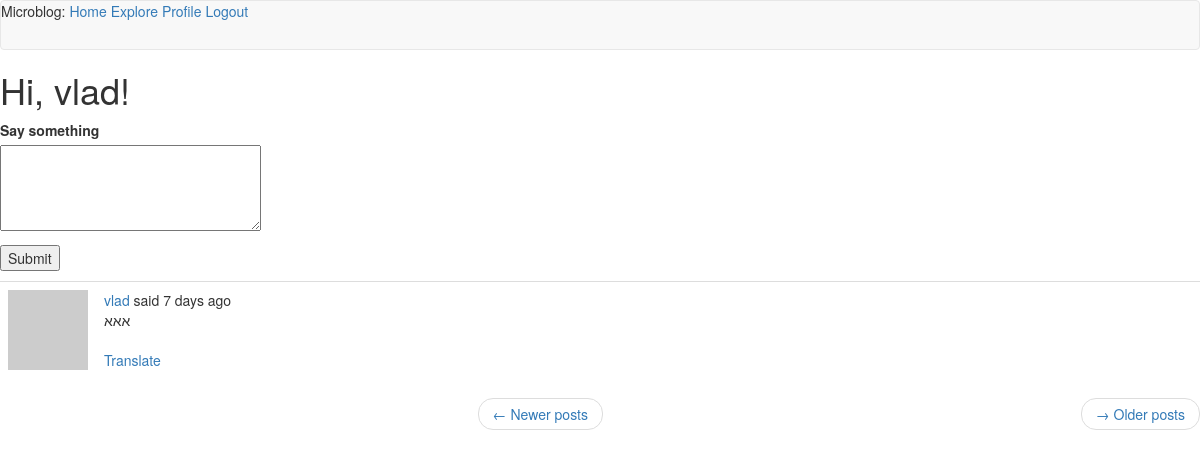
Before: /index (signed in) with the older database file.
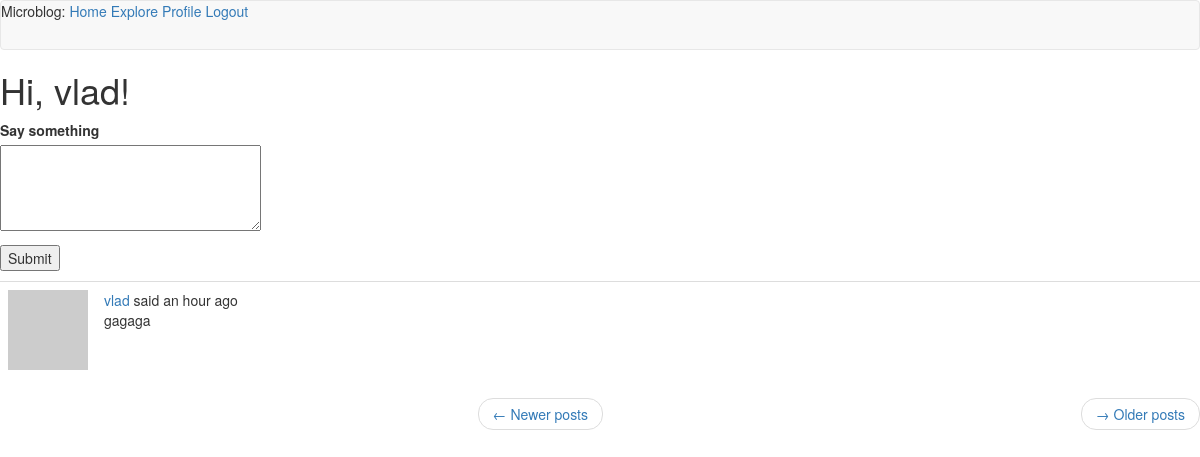
After: the same page with the newer database file.
### app/models.py (models this page shows, shortened)
class Post(db.Model):
    id = db.Column(db.Integer, primary_key=True)
    body = db.Column(db.String(140))
    timestamp = db.Column(db.DateTime, index=True, default=datetime.utcnow)
    user_id = db.Column(db.Integer, db.ForeignKey('user.id'))
    language = db.Column(db.String(5))

### app/auth/routes.py (the view, shortened to what this page needs)
@app.route('/', methods=['GET', 'POST'])
@app.route('/index', methods=['GET', 'POST'])
@login_required
def index():
    form = PostForm()
    page = request.args.get('page', 1, type=int)
    posts = current_user.followed_posts().paginate(
        page=page, per_page=app.config['POSTS_PER_PAGE'], error_out=False)
    next_url = url_for('index', page=posts.next_num) \
        if posts.has_next else None
    prev_url = url_for('index', page=posts.prev_num) \
        if posts.has_prev else None
    return render_template('index.html', title='Home Page', form=form, posts=posts.items,
                           next_url=next_url, prev_url=prev_url)

### app/auth/forms.py
class PostForm(FlaskForm):
    post = TextAreaField('Say something', validators=[
        DataRequired(), Length(min=1, max=140)])
    submit = SubmitField('Submit')

### app/auth/routes.py (called while the page is built)
@app.before_request
def before_request():
    if current_user.is_authenticated:
        current_user.last_seen = datetime.utcnow()
        db.session.commit()

### app/models.py (called while the page is built)
@login.user_loader
def load_user(id):
    return User.query.get(int(id))

    def followed_posts(self):
        followed = Post.query.join(
            followers, (followers.c.followed_id == Post.user_id)).filter(
                followers.c.follower_id == self.id)
        own = Post.query.filter_by(user_id=self.id)
        return followed.union(own).order_by(Post.timestamp.desc())

    def avatar(self, size):
        digest = md5(self.email.lower().encode('utf-8')).hexdigest()
        return 'https://www.gravatar.com/avatar/{}?d=identicon&s={}'.format(digest, size)

### app/templates/index.html (shortened to what this page needs)
{% extends "base.html" %}
{% block content %}
    <h1>{{ _('Hi, %(username)s!', username=current_user.username) }}</h1>
    {% if form %}
        <form action="" method="post">
            <p>
                {{ form.post.label }}<br>
                {{ form.post(cols=32, rows=4) }}<br>
            </p>
            <p>{{ form.submit() }}</p>
        </form>
    {% endif %}
    {% for post in posts %}
        {% include '_post.html' %}
    {% endfor %}
    <nav aria-label="...">
        <ul class="pager">
            <li class="previous{% if not prev_url %}disabled{% endif %}">
                <a href="{{ prev_url or '#' }}">
                    <span aria-hidden="true">&larr;</span> Newer posts
                </a>
            </li>
            <li class="next{% if not next_url %}disabled{% endif %}">
                <a href="{{ next_url or '#' }}">
                    <span aria-hidden="true">&rarr;</span> Older posts
                </a>
            </li>
        </ul>
    </nav>
{% endblock %}

### app/templates/_post.html (shortened to what this page needs)
<table class="table table-hover">
    <tr>
        <td width="70px">
            <a href="{{ url_for('user', username=post.author.username) }}">
                <img src="{{ post.author.avatar(70) }}" />
            </a>
        </td>
        <td>
            {{ _('%(username)s said %(when)s',
                username=user_link,
            when=moment(post.timestamp).fromNow()) }}
            <br> {{ post.body }}
            {% if post.language and post.language !=g.locale %}
            <br><br>
            <a href="#">{{ _('Translate') }}</a>
            {% endif %}
        </td>
    </tr>
</table>

Changed rows visible on the page:
no longer on this page (row unchanged): Post: body "אאא"
added Post: body "gagaga"
